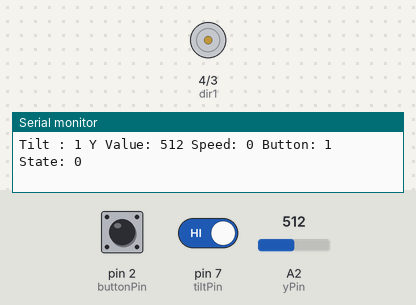
Bench run of a sketch on a simulated Arduino Uno, built with avr-gcc and run on an emulated ATmega328P. On the bench: motor-driver pin pairs drawn as motors (green arrow = first pin HIGH = forward, orange = second pin HIGH = backward, longer = more drive, scaled by the enable pin), the last lines printed to the serial monitor. The test bench sets the inputs (shaded band); at power-on: pin 2 (buttonPin) HIGH, pin 7 (tiltPin) HIGH, A2 (yPin) = 512.

Above: at 1.2 s.
1.3 s: pin 2 (buttonPin) pulled LOW for 0.15 s
3.1 s: pin 7 (tiltPin) driven LOW
At 4.3 s:
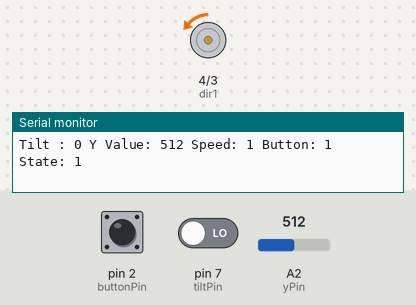
4.6 s: A2 (yPin) set to 716
At 5.8 s:
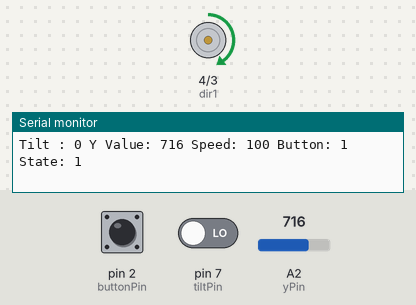
6.1 s: A2 (yPin) set to 900
At 7.3 s:
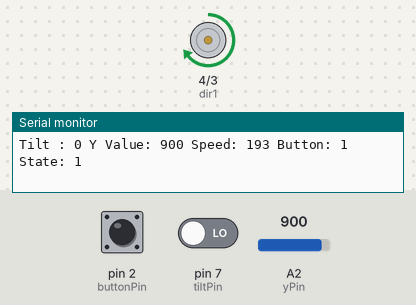
7.6 s: A2 (yPin) set to 306
At 8.8 s:
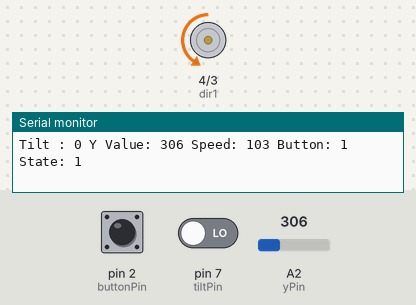
9.1 s: A2 (yPin) set to 122
At 10.3 s:
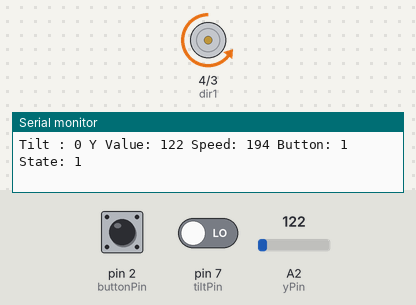
Timing chart, 0 to 11.7 s (numbered marks = the images above; inputs shaded):
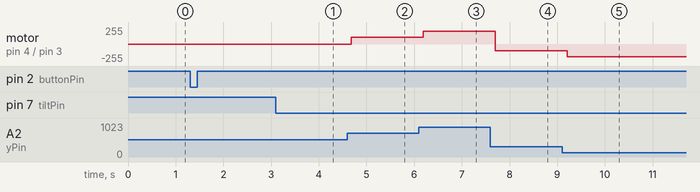

The sketch:

motorJoystick.ino
```cpp
//Motor Variables
int speedPin = 5;
int dir1 = 4;
int dir2 = 3;
int mSpeed;
int mState = 0;

//Tilt Sensor Variables
int tiltPin = 7;
int tiltVal;

//Joystick Variables
int xPin = A1;
int yPin = A2;
int buttonPin = 2;
int NewButtonVal;
int OldButtonVal = 1;
int xVal;
int yVal;


void setup() {
  //Motor Pin Modes
  pinMode (speedPin, OUTPUT);
  pinMode (dir1, OUTPUT);
  pinMode (dir2, OUTPUT);
  //Tilt Sensor Pin Modes
  pinMode (tiltPin, INPUT);
  digitalWrite (tiltPin, HIGH);
  //Joystick Pin Modes
  pinMode (xPin, INPUT);
  pinMode (yPin, INPUT);
  pinMode (buttonPin, INPUT);
  digitalWrite (buttonPin, HIGH);
  //Serial
  Serial.begin (9600);
}

void loop() {
  NewButtonVal = digitalRead (buttonPin);
  delay (150);
  tiltVal = digitalRead (tiltPin);
  yVal = analogRead (yPin);


  Serial.print ("Tilt : ");
  Serial.print (tiltVal);
  Serial.print (" Y Value: ");
  Serial.print (yVal);
  Serial.print (" Speed: ");
  Serial.print (mSpeed);
  Serial.print (" Button: ");
  Serial.print (NewButtonVal);
  Serial.print (" State: ");
  Serial.println (mState);

  if  (NewButtonVal == 1 && OldButtonVal == 0) {
    if (mState == 0) {
      mState = 1;
    } else {
      mState = 0;
    }
  }
  OldButtonVal = NewButtonVal;


  if (mState == 1) {
    if (yVal <= 516) {
      mSpeed = (-255. / 516) * (yVal - 516.);
      digitalWrite (dir1, LOW);
      digitalWrite (dir2, HIGH);
      analogWrite (speedPin, mSpeed);
    }
    if (yVal >= 516) {
      mSpeed = (255. / 507) * (yVal - 516.);
      digitalWrite (dir1, HIGH);
      digitalWrite (dir2, LOW);
      analogWrite (speedPin, mSpeed);
    }
  }

  if (mState == 0 || tiltVal == 1) {
    digitalWrite (dir1, LOW);
    digitalWrite (dir2, HIGH);
    analogWrite (speedPin, 0);
  }

}
```

Measured:
- after the input at 3.1 s, motor on pin 4 (dir1) / pin 3 (dir2): stopped → backward 1/255 after 0.07 s
- after the input at 4.6 s, motor on pin 4 (dir1) / pin 3 (dir2): backward 1/255 → forward 100/255 after 0.08 s
- after the input at 6.1 s, motor on pin 4 (dir1) / pin 3 (dir2): forward 100/255 → forward 193/255 after 0.09 s
- after the input at 7.6 s, motor on pin 4 (dir1) / pin 3 (dir2): forward 193/255 → backward 103/255 after 0.10 s
- after the input at 9.1 s, motor on pin 4 (dir1) / pin 3 (dir2): backward 103/255 → backward 194/255 after 0.11 s
